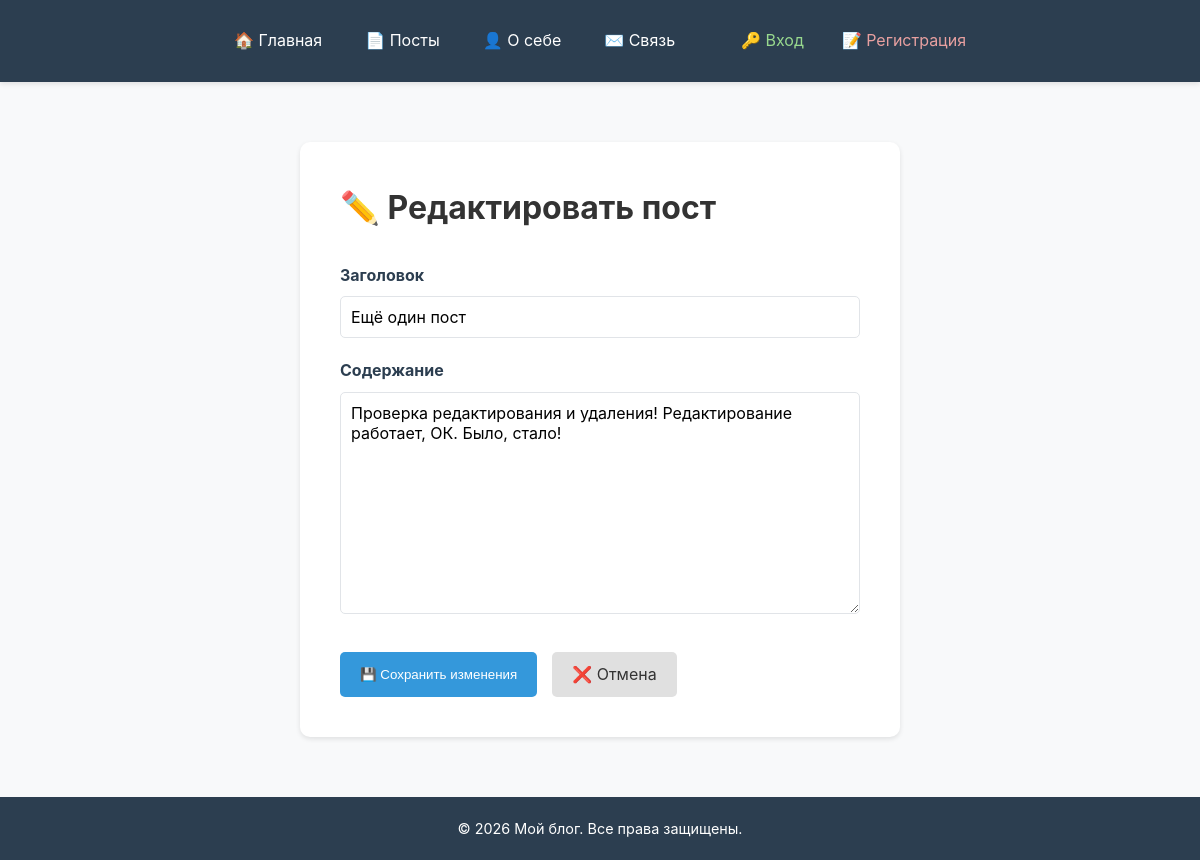
The page /posts/5/edit/ on the database its author committed.
### blog_app/models.py (models this page shows, shortened)
class Post(models.Model):
    title = models.CharField(max_length=200)
    content = models.TextField()
    created_at = models.DateTimeField(auto_now_add=True)

### blog_app/views.py (the view)
# urls.py: path('posts/<int:pk>/edit/', views.PostUpdateView.as_view(), name='post_edit'),
class PostUpdateView(UpdateView):
    model = Post
    form_class = PostForm
    template_name = 'blog_app/edit_post.html'
    success_url = reverse_lazy('post_list')
    login_url = '/auth/login/'

### blog_app/forms.py (shortened to what this page needs)
class PostForm(forms.ModelForm):
    class Meta:
        model = Post
        fields = ['title', 'content']
        widgets = {
            'title': forms.TextInput(attrs={
                'class': 'form-control',
                'placeholder': 'Введите заголовок поста...'
            }),
            'content': forms.Textarea(attrs={
                'class': 'form-control',
                'placeholder': 'Введите содержание поста...',
                'rows': 10
            }),
        }
        labels = {
            'title': 'Заголовок',
            'content': 'Содержание',
        }

### templates/blog_app/edit_post.html (shortened to what this page needs)
{% extends 'blog_app/base_header.html' %}
{% block content %}
<div class="blog-container">
    <div class="form-container">
        <h1>✏️ Редактировать пост</h1>
        <form method="post" class="post-form">
            <div class="form-group">
                <label for="{{ form.title.id_for_label }}">{{ form.title.label }}</label>
                {{ form.title }}
            </div>
            <div class="form-group">
                <label for="{{ form.content.id_for_label }}">{{ form.content.label }}</label>
                {{ form.content }}
            </div>
            <div class="form-actions">
                <button type="submit" class="btn btn-primary">💾 Сохранить изменения</button>
                <a href="{% url 'post_detail' post.pk %}" class="btn">❌ Отмена</a>
            </div>
        </form>
    </div>
</div>
{% endblock %}

### static/css/main.css (style rules this page uses)
html, body { height: 100%; margin: 0; padding: 0; }
.flex-body { display: flex; flex-direction: column; min-height: 100vh; }
.blog-container { max-width: 800px; margin: 0 auto; padding: 20px; }
.btn { display: inline-block; padding: 10px 20px; background: #e0e0e0; color: #333; text-decoration: none; border-radius: 5px; border: none; cursor: pointer; transition: all 0.3s; }
.btn-primary { background: #3498db; color: white; }
.form-container { background: white; border-radius: 10px; padding: 40px; box-shadow: 0 2px 5px rgba(0, 0, 0, 0.1); max-width: 600px; margin: 0 auto; }
.post-form { margin-top: 30px; }
.form-group { margin-bottom: 20px; }
.form-group label { display: block; margin-bottom: 8px; font-weight: bold; color: #2c3e50; }
.form-group .form-control { width: 100%; padding: 10px; border: 1px solid #e1e4e8; border-radius: 5px; font-family: inherit; font-size: 1rem; }
.form-group textarea.form-control { resize: vertical; }
.form-actions { display: flex; gap: 15px; margin-top: 30px; }
* { margin: 0; padding: 0; box-sizing: border-box; }
body { font-family: -apple-system, BlinkMacSystemFont, "Segoe UI", Roboto, Oxygen, Ubuntu, sans-serif; background-color: #f8f9fa; color: #333; line-height: 1.6; }

### rows shown on the page
Post: title "Ещё один пост", content "Проверка редактирования и удаления! Редактирование работает, ОК. Было, стало!"
